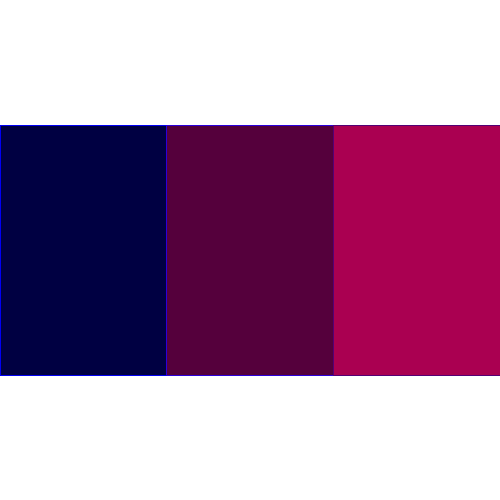
Frame 1 (no input)
Frame 60 (the mouse pressed at the canvas centre just before this capture): identical to frame 1, image omitted
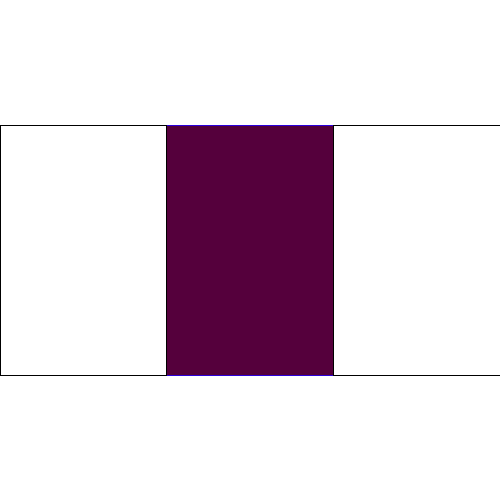
Frame 120 (the mouse held since frame 60 and released just before this capture)

The Processing sketch that drew these frames (run headless with seeded random() and noise(); from frame 60 on, the mouse is pressed at the canvas centre):

// Processing sketch: MontyHall
// ── MontyHall.pde
boolean[] dChoice = new boolean[3];
char[] doors = new char[3];
int correct = int(random(0,3));
float xInc;
float dH;
float yPos;
int choice = -1;
int turn = 0;

void setup()
{
  size(500, 500);
  textAlign(CENTER);
  background(255);
  xInc = width/ (float)dChoice.length;
  dH = height/2;
  yPos = height/4;
  for(int i=0; i<doors.length; i++)
  {
    if(i == correct)
    {
      doors[i] = 'Y';
    }
    else
    {
      doors[i] = 'N';
    }
  }
  drawDoors();
}

void draw()
{
  if(turn == 1)
    drawOpenDoor(correct, choice);
  
  if(turn > 1)
  {  
    if(choice == correct)
    {
      fill(0);
      text("Correct", width/2, height-(height/5));
    }
    else if(choice != correct && choice != -1 && turn == 2)
    {
      fill(0);
      text("Wrong", width/2, height-(height/5));
    }
  }
}

void drawDoors()
{
  int colFillR = 255/dChoice.length;
  int colStrR = 127/dChoice.length;
  for(int i=0; i<dChoice.length; i++)
  {
    int colF = colFillR * i;
    int colS = colStrR * i;
    fill(colF, 0, random(256));
    stroke(colS, 0, random(256));
    rect(xInc*i, yPos, xInc, dH);
  }
}

void drawOpenDoor(int a, int c)
{
  if(a != c)
  {
    for(int i=0; i<dChoice.length; i++)
    {
      if(i != c && doors[i] == 'N')
      {
        stroke(0);
        fill(255);
        rect(xInc*i, yPos, xInc, dH);
      }
    }
  }
  else
  {
    if (a == 0)
    {
      int r = (random(0,1) > 0.5) ? 1 : 2;
      stroke(0);
      fill(255);
      rect(xInc*(a+r), yPos, xInc, dH);
    }
    
    if(a == 1)
    {
      int r = (random(0,1) > 0.5) ? 1 : -1;
      stroke(0);
      fill(255);
      rect(xInc*(a+r), yPos, xInc, dH);
    }
    
    if(a == 2)
    {
      int r = (random(0,1) > 0.5) ? -1 : -2;
      stroke(0);
      fill(255);
      rect(xInc*(a+r), yPos, xInc, dH);
    }
  }
  
}

void mousePressed()
{
  if(mouseX > 0 && mouseX < width && mouseY > yPos && mouseY < yPos + dH)
  {
    int door = int(mouseX/xInc);
    dChoice[door] = !dChoice[door];
    choice = door;
    turn++;
  }
}
